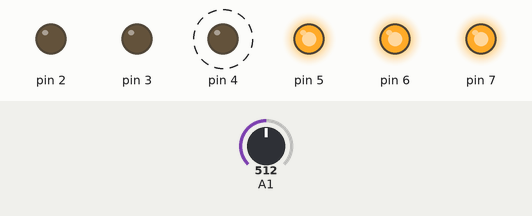
A sketch run on a simulated Arduino Uno, built with avr-gcc and run on an emulated ATmega328P. Parts: output pins drawn as LEDs (lit = HIGH). Dashed ring = blinking. The inputs (shaded band) are chosen by the test bench; at power-on: A1 = 512.

Above: at 3.2 s.
3.3 s: A1 set to 0
At 4.78 s:
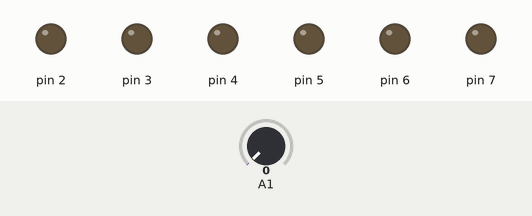
6.8 s: A1 set to 3
10.0 s: A1 set to 6
At 11.56 s:
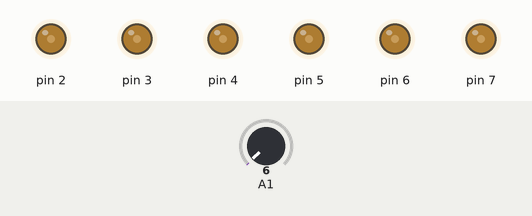
13.5 s: A1 set to 122
At 13.68 s:
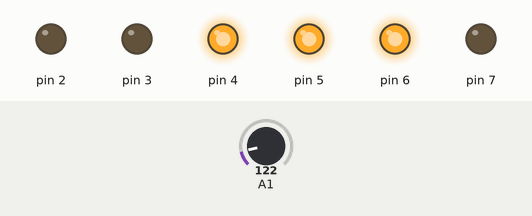
17.0 s: A1 set to 306
Timing chart, 0 to 21.5 s (numbered marks = the images above; inputs shaded):
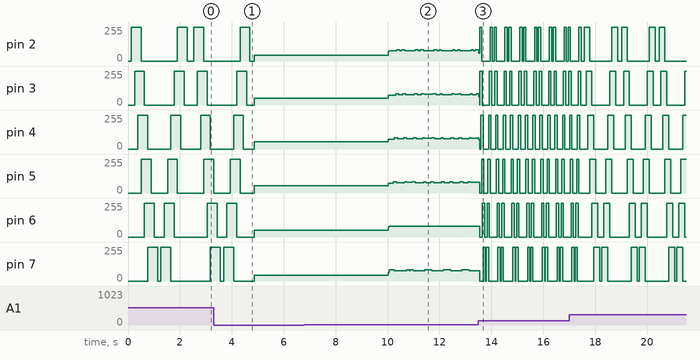

Measured:
- the behaviour switches between 4 and 5 on A1 (found by bisection; images 1 and 2)
- after the input at 6.8 s, every drawn part: stays the same
- after the input at 10.0 s, pin 3: 49/255 → 74/255 at once, → 85/255 0.28 s later, → 78/255 0.12 s later, → 85/255 0.16 s later, … (20 changes in this stretch); pin 4: 53/255 → 75/255 at once, → 85/255 0.24 s later, → 78/255 0.12 s later, → 85/255 0.24 s later, … (20 changes in this stretch); pin 6: 49/255 → 80/255 at once
- after the input at 13.5 s, pin 6: 80/255 → 0/255 after 0.05 s, then repeats every 0.57 s: 255/255 0.09 s, 0/255 0.09 s, 255/255 0.09 s, 0/255 0.30 s

The sketch:

exercici_3.2.ino
```cpp
  float potenciometre;
  float escalat;
  void setup() {
  // put your setup code here, to run once:
  pinMode (2,OUTPUT);
  pinMode (3,OUTPUT);
  pinMode (4,OUTPUT);
  pinMode (5,OUTPUT);
  pinMode (6,OUTPUT);
  pinMode (7,OUTPUT);
}

void loop() {
  // put your main code here, to run repeatedly:
  potenciometre = analogRead (A1);
  escalat = map(potenciometre,0,1023,0,255);
  digitalWrite (2,LOW);
  digitalWrite (3,LOW);
  digitalWrite (4,LOW);
  digitalWrite (5,LOW);
  digitalWrite (6,LOW);
  digitalWrite (7,LOW);
  delay (escalat);
  digitalWrite (2,HIGH);
  delay (escalat);
  digitalWrite (3,HIGH);
  delay (escalat);
  digitalWrite (4,HIGH);
  delay (escalat);
  digitalWrite (2,LOW);
  digitalWrite (5,HIGH);
  delay (escalat);
  digitalWrite (3,LOW);
  digitalWrite (6,HIGH);
  delay (escalat);
  digitalWrite (4,LOW);
  digitalWrite (7,HIGH);
  delay (escalat);
  digitalWrite (5,LOW);
  delay (escalat);
  digitalWrite (6,LOW);
  delay (escalat);
  digitalWrite (7,LOW);
  delay (escalat);
  digitalWrite (7,HIGH);
  delay (escalat);
  digitalWrite (6,HIGH);
  delay (escalat);
  digitalWrite (5,HIGH);
  delay (escalat);
  digitalWrite (4,HIGH);
  digitalWrite (7,LOW);
  delay (escalat);
  digitalWrite (3,HIGH);
  digitalWrite (6,LOW);
  delay (escalat);
  digitalWrite (2,HIGH);
  digitalWrite (5,LOW);
  delay (escalat);
  digitalWrite (4,LOW);
  delay (escalat);
  digitalWrite (3,LOW);
  delay (escalat);
  digitalWrite (2,LOW);
  delay (escalat);
}
```
